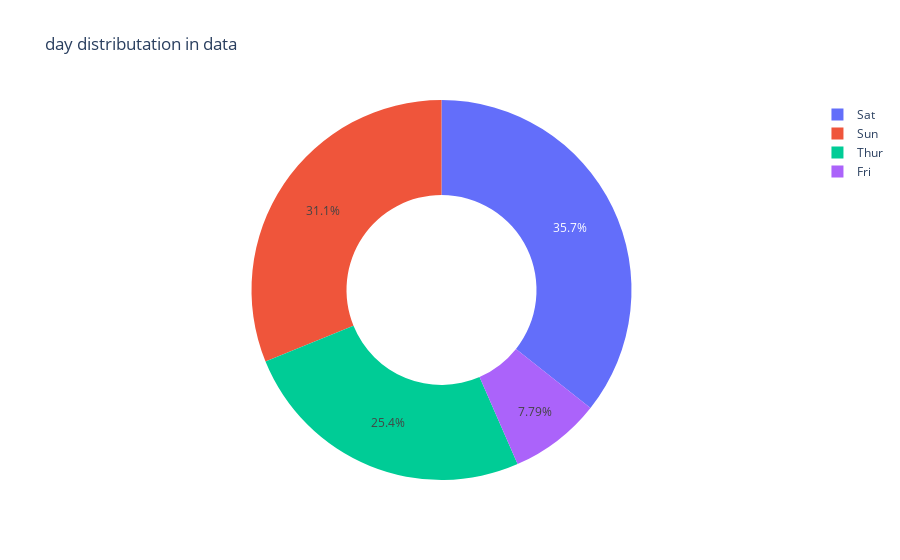

Write notebook code for a chart like this one.
### Code cell
get_pie_chart(tips, 'day')

### Figure 1 — Plotly figure (JSON) as saved in the notebook; plotly's stock layout.template omitted (floating-point values rounded to 4 significant figures)
{"data": [{"domain": {"x": [0, 1], "y": [0, 1]}, "hole": 0.5, "hovertemplate": "index=%{label}<br>value=%{value}<extra></extra>", "labels": ["Sat", "Sun", "Thur", "Fri"], "legendgroup": "", "name": "", "showlegend": true, "type": "pie", "values": [87, 76, 62, 19]}], "layout": {"legend": {"tracegroupgap": 0}, "title": {"text": "day distributation in data"}}}
